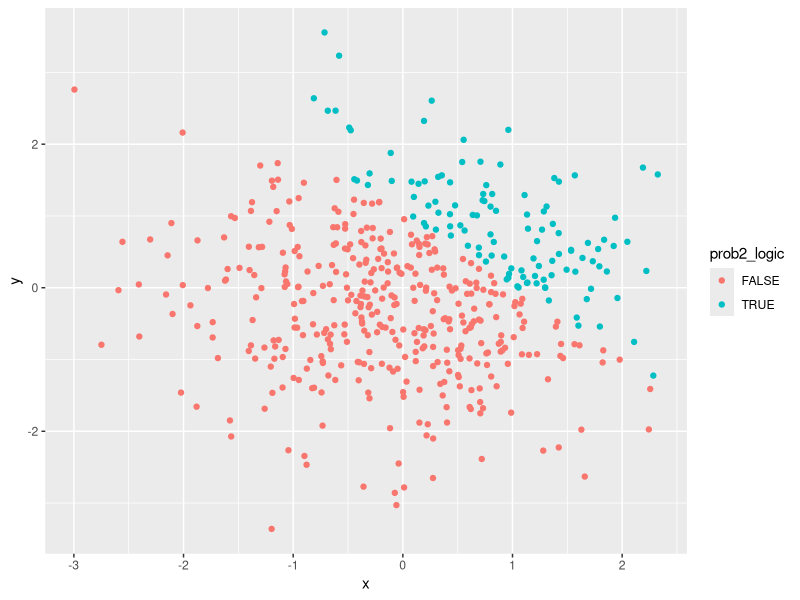
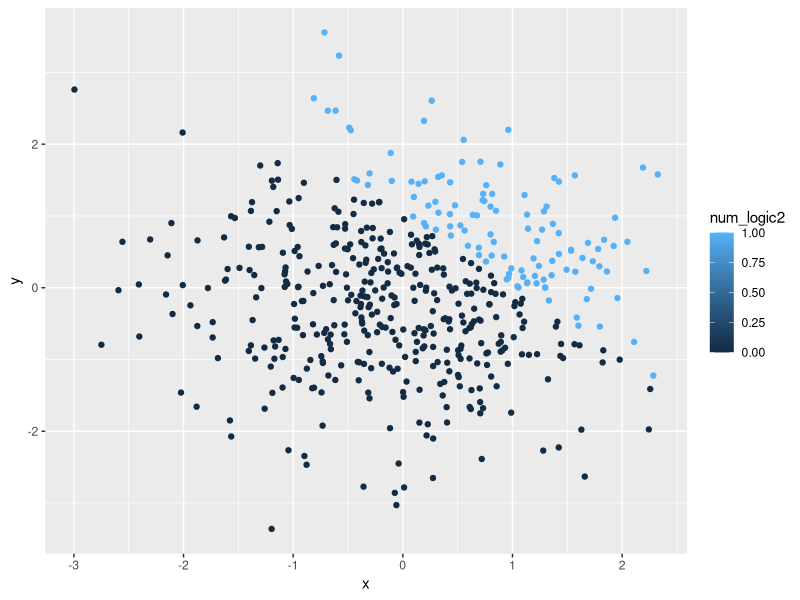
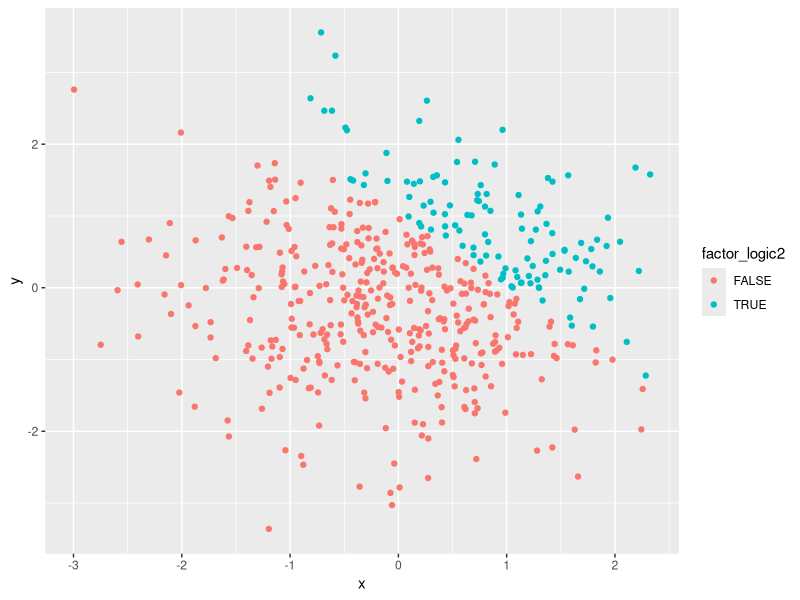
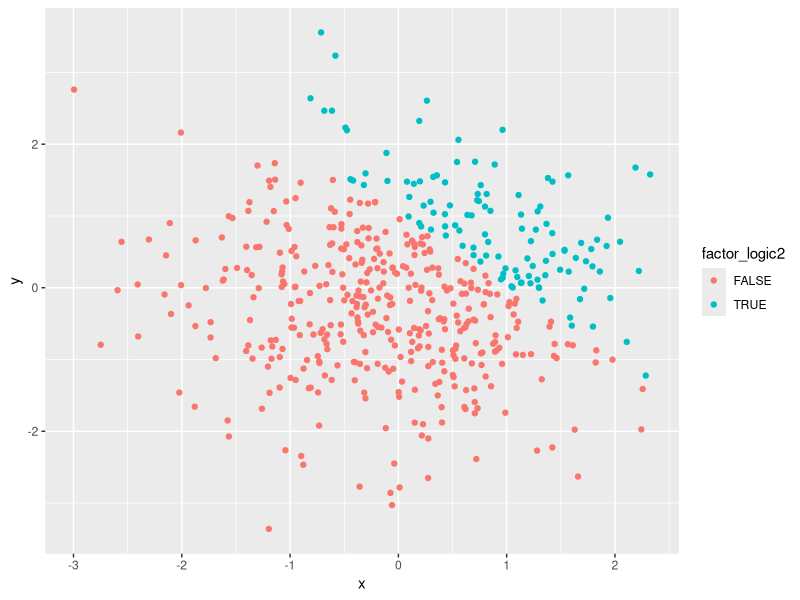

Generate these figures, in order, with R:
## ---- chunk 1

library(tidyverse)

## ---- chunk 2

prob1_df = tibble(
  vec_sample = rnorm(8),
  vec_logic = vec_sample > 0,
  vec_char = c("This", "is", "problem", "one", "homework", "one", "Hana", "Akbarnejad"),
  vec_factor = factor(c("good", "fair", "poor", "poor", "fair", "fair", "fair", "fair"), ordered = TRUE)
)

sample_mean = mean(pull(prob1_df, vec_sample))
logic_mean = mean(pull(prob1_df, vec_logic))
char_mean = mean(pull(prob1_df, vec_char))
factor_mean = mean(pull(prob1_df, vec_factor))

num_logic = as.numeric(pull(prob1_df, vec_logic))
num_char = as.numeric(pull(prob1_df, vec_char))
num_factor = as.numeric(pull(prob1_df, vec_factor))

## ---- chunk 3

num_logic_calc = pull(prob1_df, vec_sample) * num_logic

factor_logic = as.factor(pull(prob1_df, vec_logic))
factor_logic_calc1 = pull(prob1_df, vec_sample) * factor_logic

num_factor_logic = as.numeric(factor_logic)
factor_logic_calc2 = pull(prob1_df, vec_sample) * num_factor_logic

## ---- chunk 4

prob2_df = tibble(
  x = rnorm(500),
  y = rnorm(500),
  prob2_logic = x + y > 1
)

num_logic2 = as.numeric(pull(prob2_df, prob2_logic))
factor_logic2 = as.factor(pull(prob2_df, prob2_logic))

## ---- chunk 5

logic_scatterplot = ggplot(prob2_df, aes(x = x, y = y, color = prob2_logic)) + geom_point()
logic_scatterplot
ggplot(prob2_df, aes(x = x, y = y, color = num_logic2)) + geom_point()
ggplot(prob2_df, aes(x = x, y = y, color = factor_logic2)) + geom_point()

ggsave("logic_scatterplot2.pdf")

